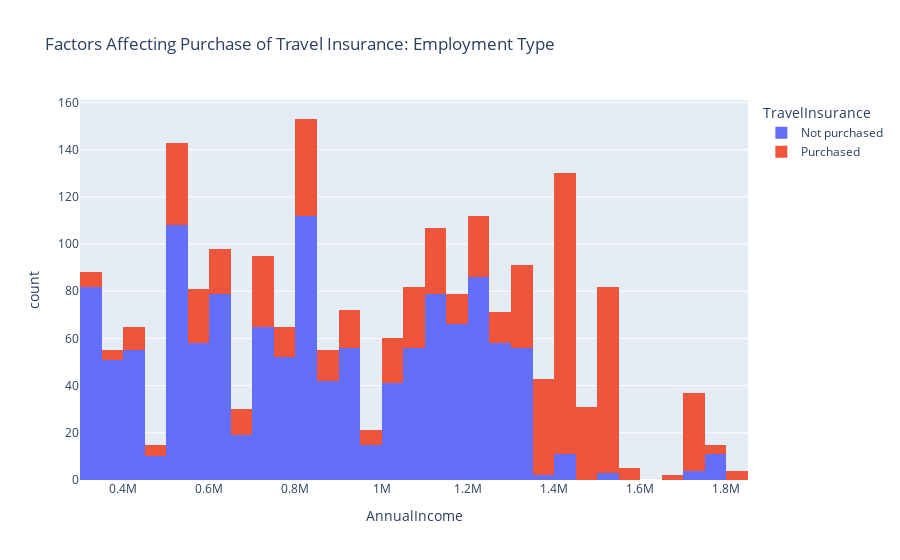

Here is the notebook cell this chart was saved with:
### Code cell
figure = px.histogram(data, x = 'AnnualIncome',
                     color = 'TravelInsurance',
                     title= 'Factors Affecting Purchase of Travel Insurance: Employment Type')
figure.show()

### Figure 1 — Plotly figure (JSON) as saved in the notebook; plotly's stock layout.template omitted (floating-point values rounded to 4 significant figures; data arrays with more than 128 entries replaced by an {"elided": "..."} marker saying what was removed)
{"data": [{"alignmentgroup": "True", "bingroup": "x", "hovertemplate": "TravelInsurance=Not purchased<br>AnnualIncome=%{x}<br>count=%{y}<extra></extra>", "legendgroup": "Not purchased", "marker": {"color": "#636efa", "pattern": {"shape": ""}}, "name": "Not purchased", "offsetgroup": "Not purchased", "orientation": "v", "showlegend": true, "type": "histogram", "x": {"elided": "1277 int values"}, "xaxis": "x", "yaxis": "y"}, {"alignmentgroup": "True", "bingroup": "x", "hovertemplate": "TravelInsurance=Purchased<br>AnnualIncome=%{x}<br>count=%{y}<extra></extra>", "legendgroup": "Purchased", "marker": {"color": "#EF553B", "pattern": {"shape": ""}}, "name": "Purchased", "offsetgroup": "Purchased", "orientation": "v", "showlegend": true, "type": "histogram", "x": {"elided": "710 int values"}, "xaxis": "x", "yaxis": "y"}], "layout": {"barmode": "relative", "legend": {"title": {"text": "TravelInsurance"}, "tracegroupgap": 0}, "title": {"text": "Factors Affecting Purchase of Travel Insurance: Employment Type"}, "xaxis": {"anchor": "y", "domain": [0, 1], "title": {"text": "AnnualIncome"}}, "yaxis": {"anchor": "x", "domain": [0, 1], "title": {"text": "count"}}}}
